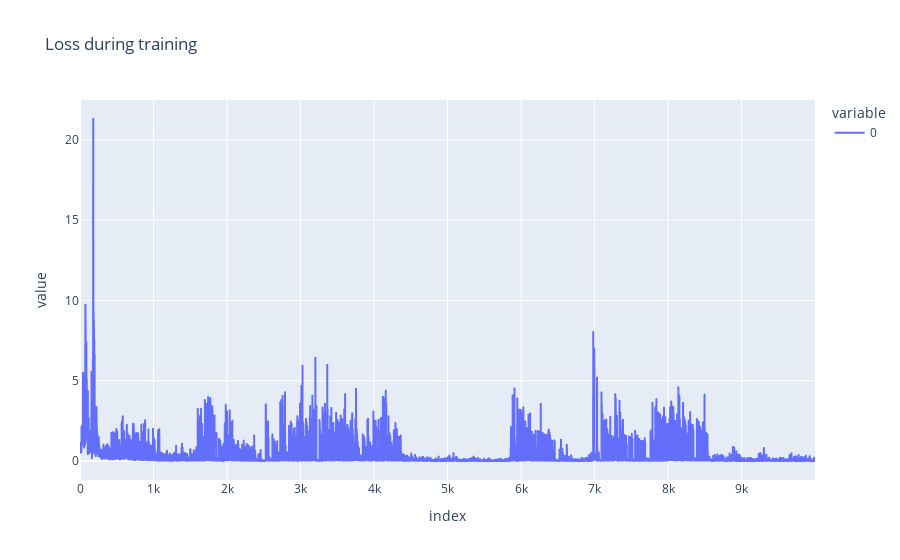

Here is the notebook cell this chart was saved with:
### Code cell
px.line(out["losses"][:-10000], title="Loss during training")

### Figure 1 — Plotly figure (JSON) as saved in the notebook; plotly's stock layout.template omitted (floating-point values rounded to 4 significant figures; data arrays with more than 128 entries replaced by an {"elided": "..."} marker saying what was removed)
{"data": [{"hovertemplate": "variable=0<br>index=%{x}<br>value=%{y}<extra></extra>", "legendgroup": "0", "line": {"color": "#636efa", "dash": "solid"}, "marker": {"symbol": "circle"}, "mode": "lines", "name": "0", "showlegend": true, "type": "scattergl", "x": {"elided": "10000 int values"}, "xaxis": "x", "y": {"elided": "10000 float values"}, "yaxis": "y"}], "layout": {"legend": {"title": {"text": "variable"}, "tracegroupgap": 0}, "title": {"text": "Loss during training"}, "xaxis": {"anchor": "y", "domain": [0, 1], "title": {"text": "index"}}, "yaxis": {"anchor": "x", "domain": [0, 1], "title": {"text": "value"}}}}
